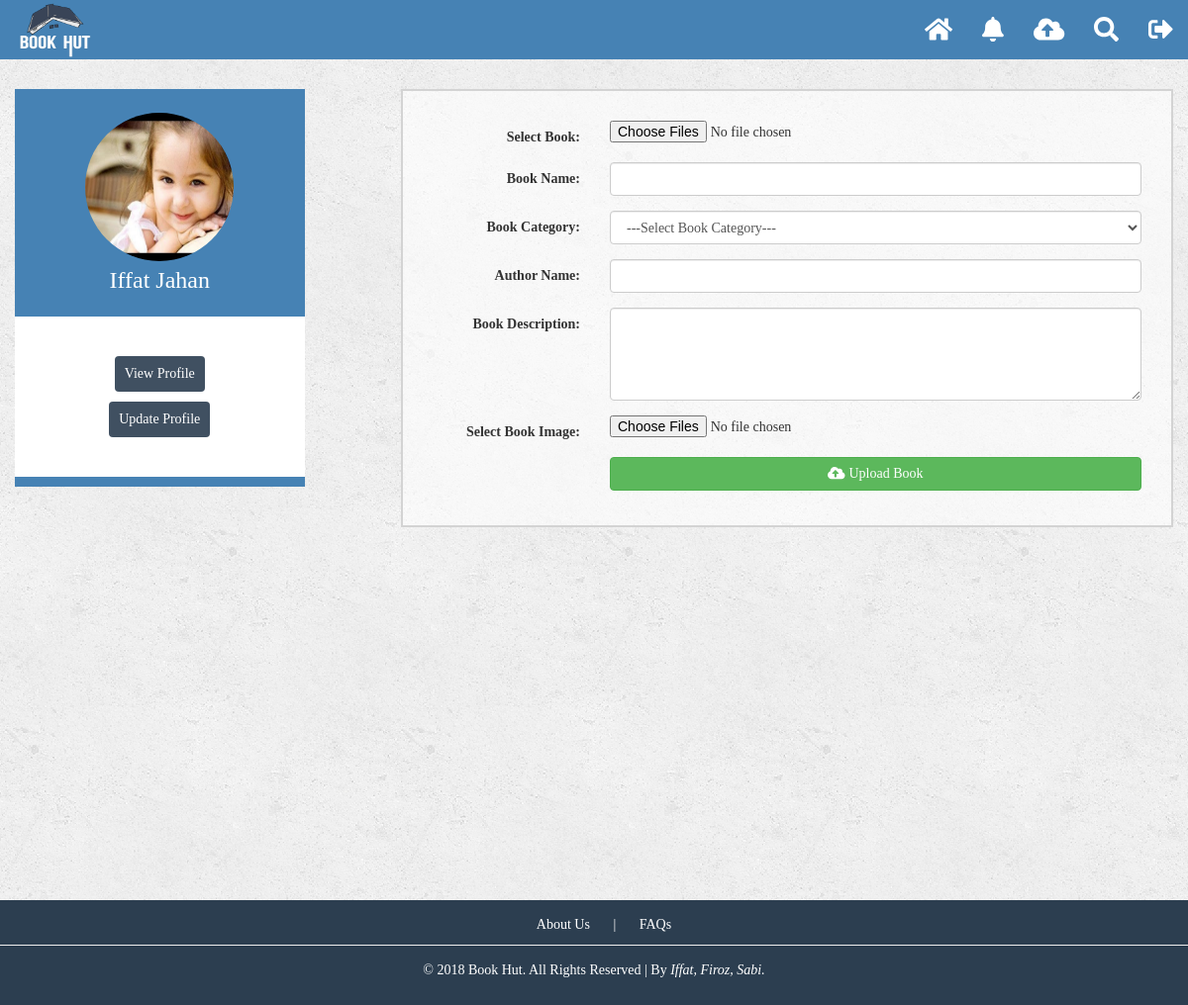
Screenshot of /bookupload.php (signed in) with the database file from the repository.
### tables this page shows
CREATE TABLE `tbl_user_image` (
  `id` int(11) NOT NULL,
  `userId` int(11) NOT NULL,
  `profileImage` varchar(100) NOT NULL
);

CREATE TABLE `tbl_user` (
  `id` int(11) NOT NULL,
  `firstName` varchar(50) NOT NULL,
  `lastName` varchar(50) NOT NULL,
  `email` varchar(100) NOT NULL,
  `password` varchar(100) NOT NULL,
  `gender` tinyint(2) NOT NULL
);

### class/user.php (called while the page is built, shortened)
<?php
class UserProfile {
	protected $connection;
	public function __construct(){
		$hostname = "localhost";
		$username = "root";
		$password = "";
		$dbname = "db_bookhut";
		$this->connection = mysqli_connect($hostname, $username, $password, $dbname);
	}
	public function user_image(){
		$res = $_SESSION['userId'];
		$sql = "SELECT * FROM tbl_user_image WHERE userId = '$res'";
		$sql_result = mysqli_query($this->connection,$sql);
		$user_img = mysqli_fetch_assoc($sql_result);
		if($user_img){
			$res = $user_img['profileImage'];
			return $res;
		}
		else {
			$res = 'images/userImages/default_user_img.jpg';
			return $res;
		}
	}
}
?>

### class/login.php (called while the page is built, shortened)
<?php
	class Registration {
		protected $connection;
		public function __construct(){
			$hostname = "localhost";
			$username = "root";
			$password = "";
			$dbname = "db_bookhut";
			$this->connection = mysqli_connect($hostname, $username, $password, $dbname);
		}
		public function user_info($id){
			$sql = "SELECT * FROM tbl_user WHERE id='$id'";
			$sql_result = mysqli_query($this->connection,$sql);
			$result = mysqli_fetch_assoc($sql_result);
			if($result){
				return $result;
			}
			else {
				die('Query problem');
			}
		}
	}

### bookupload.php (the view, shortened to what this page needs)
<?php
    require_once ('class/login.php');
    require_once ('class/user.php');
    $userProfile = new UserProfile();
    $img = $userProfile->user_image();
?>
<?php include('includes/header.php');?>
    <div class="container content-body">
        <div class="row">
            <?php include('includes/sideBar.php');?>
            <div class="main-content col-md-offset-1 col-md-8">
                <div class="row bookup-row">
                    <form class="form-horizontal" action="" method="post" enctype="multipart/form-data">
                        <div class="form-group">
                            <label class="col-sm-3 control-label">Select Book:</label>
                            <div class="col-sm-9">
                                <input type="file" name="bookPath" multiple accept="application/pdf">
                            </div>
                        </div>
                        <div class="form-group">
                            <label class="col-sm-3 control-label">Book Name:</label>
                            <div class="col-sm-9">
                                <input type="text" class="form-control" name="bookName">
                            </div>
                        </div>
                        <div class="form-group">
                            <label class="col-sm-3 control-label">Book Category:</label>
                            <div class="col-sm-9">
                                <select class="form-control" name="bookCategoryId">
                                    <option>---Select Book Category---</option>
                                </select>
                            </div>
                        </div>
                        <div class="form-group">
                            <label class="col-sm-3 control-label">Author Name:</label>
                            <div class="col-sm-9">
                                <input type="text" class="form-control" name="bookAuthor">
                            </div>
                        </div>
                        <div class="form-group">
                            <label class="col-sm-3 control-label">Book Description:</label>
                            <div class="col-sm-9">
                                <textarea name="bookDescription" class="form-control" rows="4"></textarea>
                            </div>
                        </div>
                        <div class="form-group">
                            <label class="col-sm-3 control-label">Select Book Image:</label>
                            <div class="col-sm-9">
                                <input type="file" name="bookImage" multiple accept="image/*">
                            </div>
                        </div>
                        <div class="form-group">
                            <div class="col-sm-offset-3 col-sm-9">
                                <button type="submit" name="btn" class="btn btn-success btn-block"><i class="fas fa-cloud-upload-alt"></i> Upload Book</button>
                            </div>
                        </div>
                    </form>
                </div>
            </div>
        </div>
    </div>
    <?php include('includes/footer.php');?>
</body>
</html>

### includes/sideBar.php
<?php
	require_once ('class/login.php');
	$registration = new Registration();
	$userLoginInfo = $registration->user_info($_SESSION['userId']);
?>
<div class="left-sidebar col-lg-3 col-md-3 col-sm-4 col-xs-5">
	<div class="row">
		<div class="pro_pic">
			<a href="index.html"><img src="<?php echo $img ;?>" title="pro_pic"></a>
			<h3><?php echo $userLoginInfo['firstName'].' '.$userLoginInfo['lastName']?></h3>
		</div>
	</div>
	<div class="row buttons text-center">
		<div class="view-profile">
			<a href="viewProfile.php?id=<?php echo $_SESSION['userId']?>"><button type="btn" class="btn btn-info">View Profile</button></a>
		</div>
		<div class="edit-profile">
			<a href="editProfile.php?id=<?php echo $_SESSION['userId']?>"><button type="btn" class="btn btn-info">Update Profile</button></a>
		</div>
	</div>
</div>

### css/style.css (style rules this page uses)
html, body { height: 100%; width: 100%; }
body { background-image: url("../images/background.png"); }
body, img, h3 { margin: 0; padding: 0; font-family: comic sans MS !important; }
.content-body { margin-top: 20px; min-height: 100%; }
.content-body .left-sidebar { background: #fff; border-bottom: 10px solid #4682B4; }
.content-body .left-sidebar .pro_pic { text-align: center; padding: 24px 27px; background: #4682B4; }
.content-body .left-sidebar .pro_pic img { height: 150px; width: 150px; border-radius: 50%; }
.content-body .left-sidebar .pro_pic h3 { color: #fff; margin-top: 6px; }
.content-body .left-sidebar .view-profile { background: #fff; padding-top: 40px; padding-bottom: 10px; }
.content-body .left-sidebar .view-profile button { background-color: rgba(44, 62, 80, 0.9); border: none; padding: 8px 10px; }
.content-body .left-sidebar .edit-profile { background: #fff; padding-bottom: 40px; }
.content-body .left-sidebar .edit-profile button { background-color: rgba(44, 62, 80, 0.9); border: none; padding: 8px 10px; }
.content-body .main-content, .content-body .user-info { border: 2px solid lightgrey; background-color: rgba(255, 255, 255, 0.6); margin-bottom: 20px; }
.content-body .main-content .bookup-row, .content-body .user-info .bookup-row { padding: 30px 30px 20px 20px; }

### rows the page displays
tbl_user_image: profileImage (placeholder picture)
tbl_user: firstName "Iffat", lastName "Jahan"
